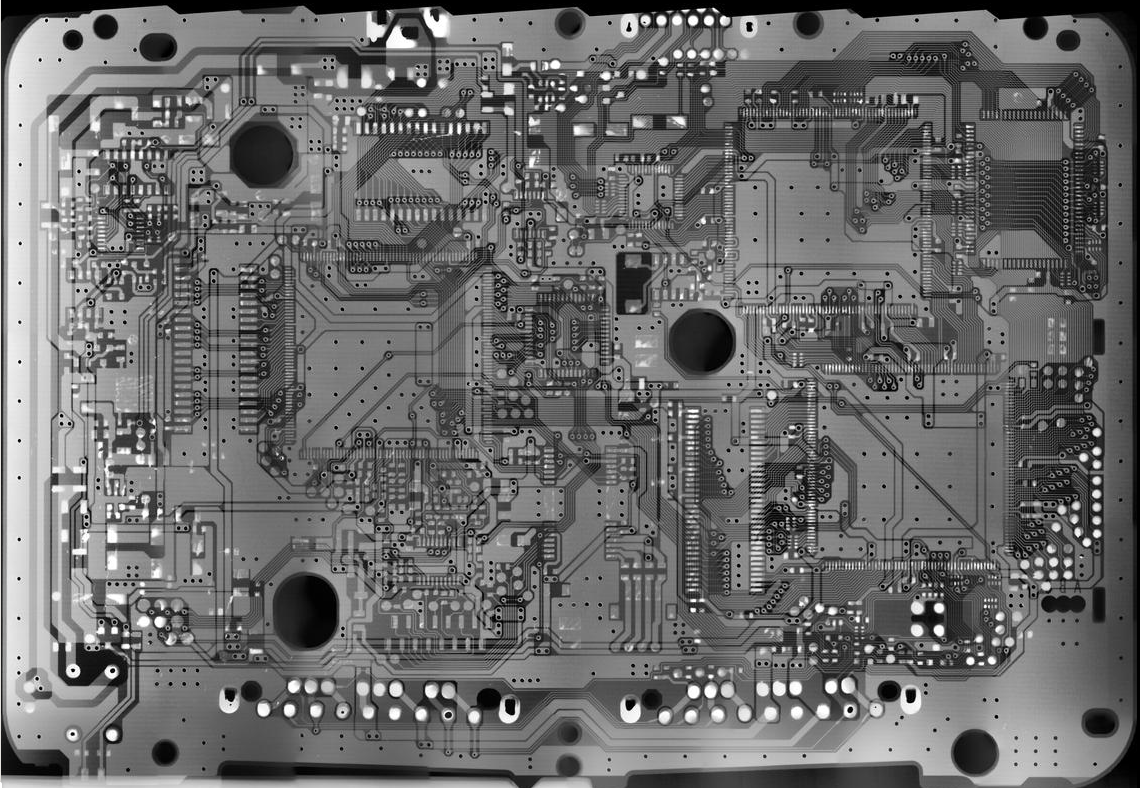
%> input picture LaplacianSobelAndPowerLawTransformation/pcb.png, 1140 x 788 px
$ octave sharpeningLaplacianAndSobel.m   (GNU Octave 9; MATLAB toolbox functions it lacks are replaced by stand-ins)
%> lines starting %> are read from the running program, lines starting %| are printed output that depends on the picture
%%%%%%%%%%%%%%%%%%%%%%%%%%%%%%%%%%%%%%%%%%%%%%%%%%%%%%%%%%%%%%%%%%%%%%%%%%%
%                          Muhammed Enes Yılmaz                           %
%%%%%%%%%%%%%%%%%%%%%%%%%%%%%%%%%%%%%%%%%%%%%%%%%%%%%%%%%%%%%%%%%%%%%%%%%%%
close all
clear
clc

img = imread('pcb.png');
%> img is the input picture: size 788x1140x3 uint8; mean R, G, B 106.1, 106.1, 106.1

% Here is our problem:
% The details of the image lost as a result of blurring; revealing the details
% by passing through image enrichment filters and returning them to
% the closest form to the original.

% we convert the color image to gray level;
[rows, columns, numberOfColorChannels] = size(img);
%> rows = 788; columns = 1140; numberOfColorChannels = 3
% if the image is in color change it to gray:
if numberOfColorChannels > 1
    imgGray = rgb2gray(img);
end

figure
imshow(imgGray,[])
title('Original Image')

% blur:
blurredIMG = imgaussfilt(imgGray,0.7);
figure
imshow(blurredIMG,[])
title('Blurred Image')

% The Laplacian filter is used to sharpen and define boundaries in the image.
% It is based on second-order derivatives. Laplacian filter application
% is made by taking the 2nd degree derivative. The process of applying
% the Laplacian filter is to take the convolutions of the input image and
% the laplacian mask. The resulting image is called a filtered image.

laplacianKernel1 = [0,-1,0;-1,4,-1;0,-1,0];
% laplacianKernel2 = [-1,-1,-1;-1,8,-1;-1,-1,-1];
% laplacianKernel3 = [1,1,1;1,-8,1;1,1,1];
laplacianImage = imfilter(double(blurredIMG), laplacianKernel1);
figure
imshow(laplacianImage, []);
title('Laplacian Image of Blurred Image');

% Humans are extremely sensitive to the edges and fine details of an image.
% This is because edges and fine details are created by high-frequency components.
% If we attenuate or remove the high-frequency components in the image,
% the visual quality of our image will decrease accordingly. But if we consider
% the reverse process, that is, if we improve the high-frequency components
% in the image, this will lead to an improvement in visual quality.
% Image sharpening refers to any enhancement technique that emphasizes and
% enhances edges and fine details in an image.

sharpenedImage = double(blurredIMG) + laplacianImage;
figure
imshow(sharpenedImage, []);
title('Sharpened Image obtained by adding blurred image');

% The Sobel operator is used for edge detection applications. Identifies
% discontinuities on the image. It is done by taking the first-order derivative
% in mathematics to identify discontinuities and sudden changes. Gradient
% concept is also used instead of first-degree derivative.

[magnitudeImage, directionImage] = imgradient(blurredIMG, 'Sobel');
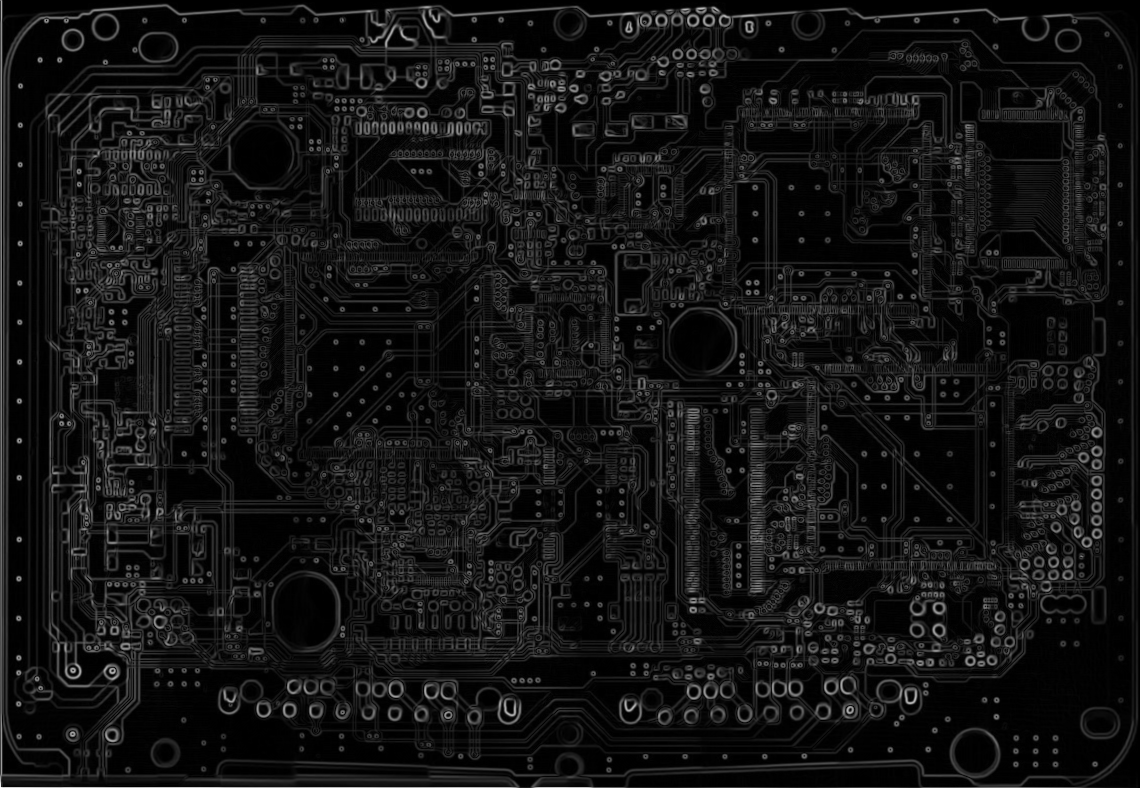
%> magnitudeImage: size 788x1140 double; min 0, max 1050.9, mean 82.7; drawn with min black and max white
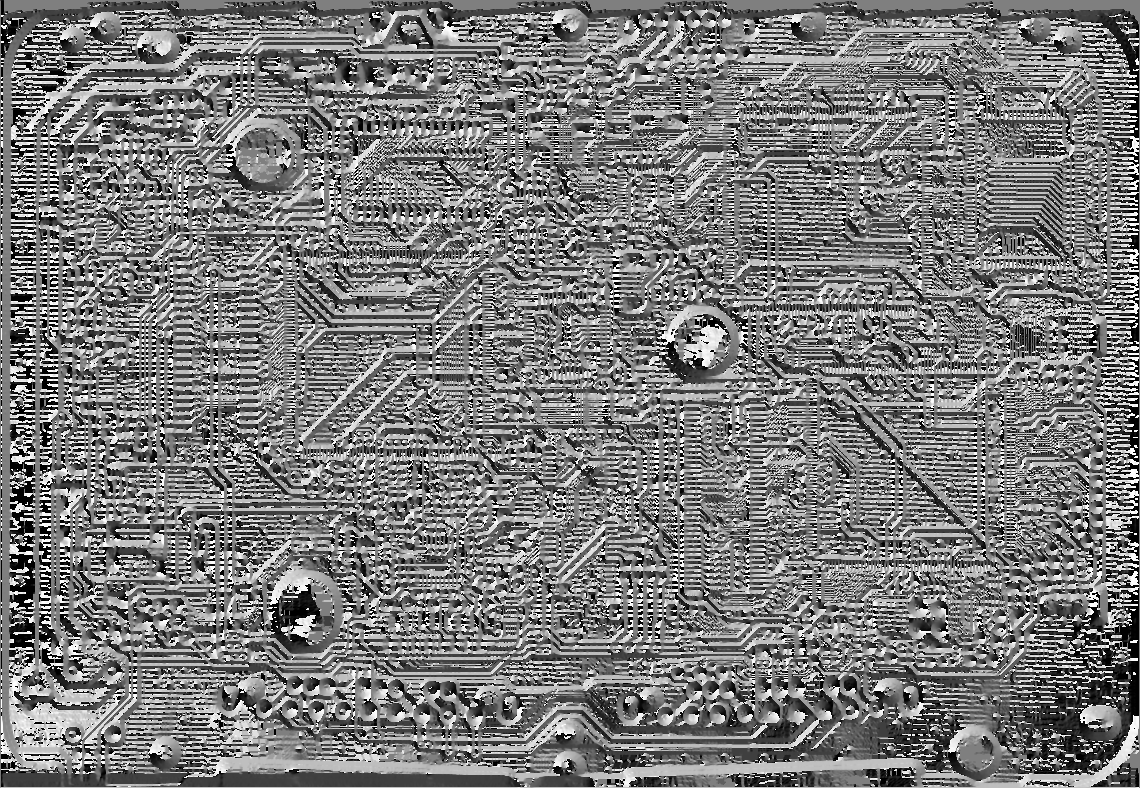
%> directionImage: size 788x1140 double; min -180, max 179.9, mean -6.4; drawn with min black and max white
figure
imshow(magnitudeImage, []);
title('Sobel Image of Blurred Image');

averageFilter = fspecial('average',[5 5]);
averageSobelImage = imfilter(magnitudeImage, averageFilter);
figure
imshow(averageSobelImage, [])
title('Blurred Sobel Image smoothed with a 5x5 averaging filter');

imgProduct = immultiply(averageSobelImage, sharpenedImage);
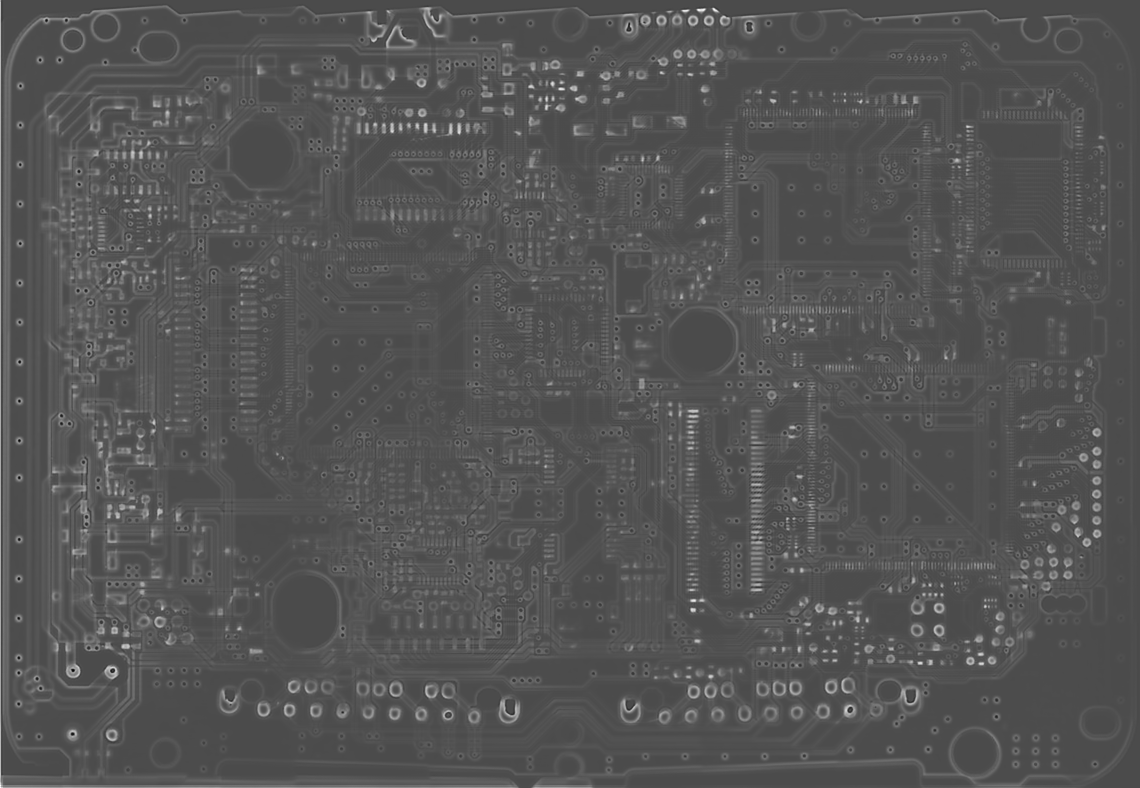
%> imgProduct: size 788x1140 double; min -70778.1, max 168989.3, mean 8804; drawn with min black and max white
figure
imshow(imgProduct, [])
title('Mask image formed by the product of averageSobelImage and sharpenedImage');

sharpenedImage2 = double(blurredIMG) + imgProduct;
figure
imshow(sharpenedImage2, []);
title('Sharpened Image obtained by the sum of blurredIMG and imgProduct');

% Power Law Transformed Image
r = double(sharpenedImage2)/255;  % normalise the image
c = 1;  % constant
gamma = 0.5; % to make image dark take value of gamma > 1, to make image bright take value of gamma < 1
s = c*(r).^gamma;
figure
imshow(s, []);
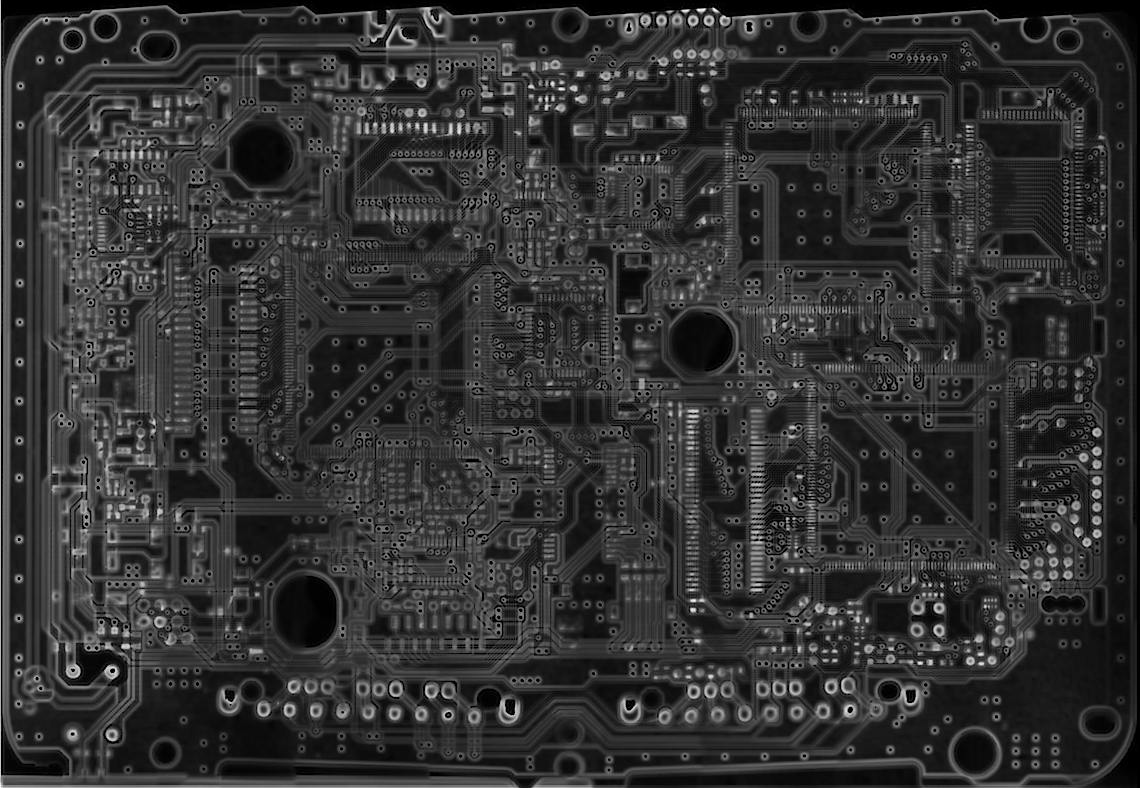
%> displayed picture: size 788x1140, on the screen's scale of 0 to 255; min 0, max 255, mean 49.9
title('Power Law Transformed Image');
